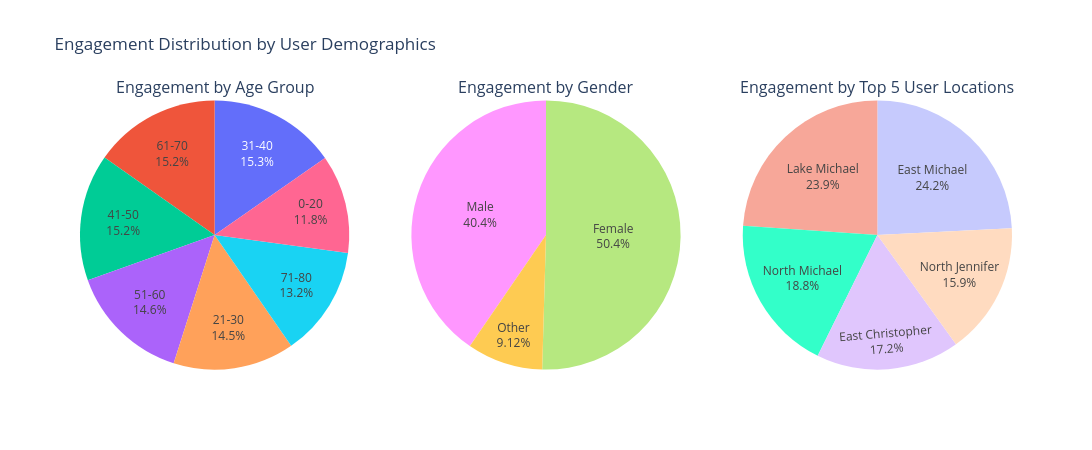

Notebook source saved alongside this figure:
### Markdown cell above
### Engagement Trends Across Age, Gender, and Location

### Code cell
import warnings
warnings.simplefilter(action='ignore', category=FutureWarning)

# Define age bins and labels
bins = [0, 20, 30, 40, 50, 60, 70, 80]   # ranges
labels = ['0-20', '21-30', '31-40', '41-50','51-60', '61-70', '71-80']

# Create new column with age groups
df['AgeGroup'] = pd.cut(df['UserAge'], bins=bins, labels=labels, right=True)

# Only include categories present in the data
coverage_by_age = df.groupby('AgeGroup', observed=True)['Engagement'].sum()

import plotly.graph_objects as go
from plotly.subplots import make_subplots

# --- Create subplot layout: 1 row, 3 columns ---
fig = make_subplots(rows=1, cols=3, specs=[[{'type':'domain'}, {'type':'domain'}, {'type':'domain'}]],
                    subplot_titles=['Engagement by Age Group',
                                    'Engagement by Gender',
                                    'Engagement by Top 5 User Locations'])

# --- Pie 1: Age Group ---
age_data = df.groupby('AgeGroup')['Engagement'].sum().reset_index()
fig.add_trace(
    go.Pie(labels=age_data['AgeGroup'],
           values=age_data['Engagement'],
           name='Age Group',
           textinfo='label+percent',
           hoverinfo='label+value+percent'),
    row=1, col=1
)

# --- Pie 2: Gender ---
gender_data = df.groupby('UserGender')['Engagement'].sum().reset_index()
fig.add_trace(
    go.Pie(labels=gender_data['UserGender'],
           values=gender_data['Engagement'],
           name='Gender',
           textinfo='label+percent',
           hoverinfo='label+value+percent'),
    row=1, col=2
)

# --- Pie 3: Top 5 User Locations ---
location_data = (df.groupby('UserLocation')['Engagement']
                   .sum()
                   .nlargest(5)
                   .reset_index())
fig.add_trace(
    go.Pie(labels=location_data['UserLocation'],
           values=location_data['Engagement'],
           name='Top 5 Locations',
           textinfo='label+percent',
           hoverinfo='label+value+percent'),
    row=1, col=3
)

# --- Layout styling ---
fig.update_layout(
    title_text='Engagement Distribution by User Demographics',
    showlegend=False,
    width=1100,
    height=450
)

fig.show()

### Figure 1 — Plotly figure (JSON) as saved in the notebook; plotly's stock layout.template omitted (floating-point values rounded to 4 significant figures)
{"data": [{"domain": {"x": [0, 0.2889], "y": [0, 1]}, "hoverinfo": "label+value+percent", "labels": ["0-20", "21-30", "31-40", "41-50", "51-60", "61-70", "71-80"], "name": "Age Group", "textinfo": "label+percent", "type": "pie", "values": [1062654, 1305839, 1374144, 1365172, 1313710, 1368911, 1188547]}, {"domain": {"x": [0.3556, 0.6444], "y": [0, 1]}, "hoverinfo": "label+value+percent", "labels": ["Female", "Male", "Other"], "name": "Gender", "textinfo": "label+percent", "type": "pie", "values": [4529830, 3630425, 818722]}, {"domain": {"x": [0.7111, 1], "y": [0, 1]}, "hoverinfo": "label+value+percent", "labels": ["East Michael", "Lake Michael", "North Michael", "East Christopher", "North Jennifer"], "name": "Top 5 Locations", "textinfo": "label+percent", "type": "pie", "values": [14375, 14205, 11148, 10232, 9426]}], "layout": {"annotations": [{"font": {"size": 16}, "showarrow": false, "text": "Engagement by Age Group", "x": 0.1444, "xanchor": "center", "xref": "paper", "y": 1, "yanchor": "bottom", "yref": "paper"}, {"font": {"size": 16}, "showarrow": false, "text": "Engagement by Gender", "x": 0.5, "xanchor": "center", "xref": "paper", "y": 1, "yanchor": "bottom", "yref": "paper"}, {"font": {"size": 16}, "showarrow": false, "text": "Engagement by Top 5 User Locations", "x": 0.8556, "xanchor": "center", "xref": "paper", "y": 1, "yanchor": "bottom", "yref": "paper"}], "height": 450, "showlegend": false, "title": {"text": "Engagement Distribution by User Demographics"}, "width": 1100}}
